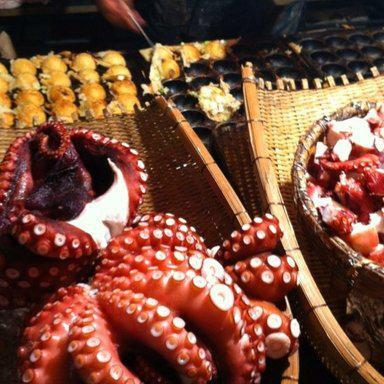
%> input picture Sample DB/sample-stego100.jpg, 384 x 384 px
$ octave --eval "result = sobel(rgb2gray(imread('../Sample DB/sample-stego100.jpg')));"   (GNU Octave 9; MATLAB toolbox functions it lacks are replaced by stand-ins)
%> lines starting %> are read from the running program, lines starting %| are printed output that depends on the picture
function G = sobel(img)

%     img dalam bentuk grayscale
%     kalau imgnya rgb, ubah ke grayscale
%     Ubah ke grayscale
%     img = rgb2gray(img);

%     Ubah ke double
    img = im2double(img);
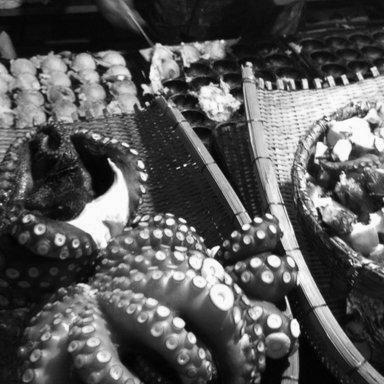
%> img: size 384x384 double; min 0, max 1, mean 0.345

%     Konvolusi Sobel gx
    gx = [-1,0,1; -2,0,2; -1,0,1;];
    sobel_gx = conv2(img,gx,'same');
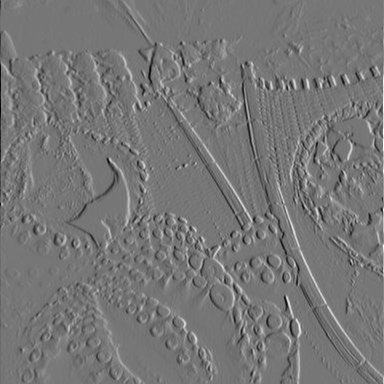
%> sobel_gx: size 384x384 double; min -3.47, max 3.97, mean -0.00114; drawn with min black and max white

%     Konvolusi Sobel gy
    gy = [-1,-2,-1; 0,0,0; 1,2,1;];
    sobel_gy = conv2(img,gy,'same');
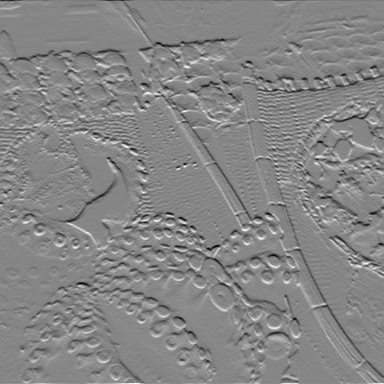
%> sobel_gy: size 384x384 double; min -3.22, max 2.91, mean -0.000264; drawn with min black and max white

%     Konvolusi Sobel gabungan gx & gy
    sobel_gab = sobel_gx + sobel_gy;
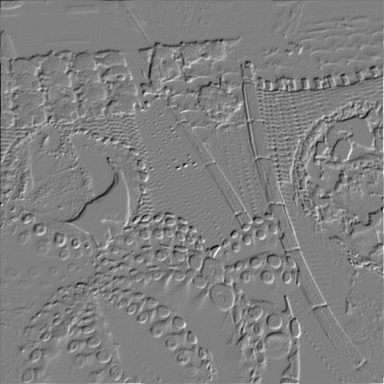
%> sobel_gab: size 384x384 double; min -4.62, max 4.56, mean -0.0014; drawn with min black and max white

%     gabungan
    G = sobel_gab;

%     gx
%     G = sobel_gx;
%
%     gy
%     G = sobel_gy;
end
